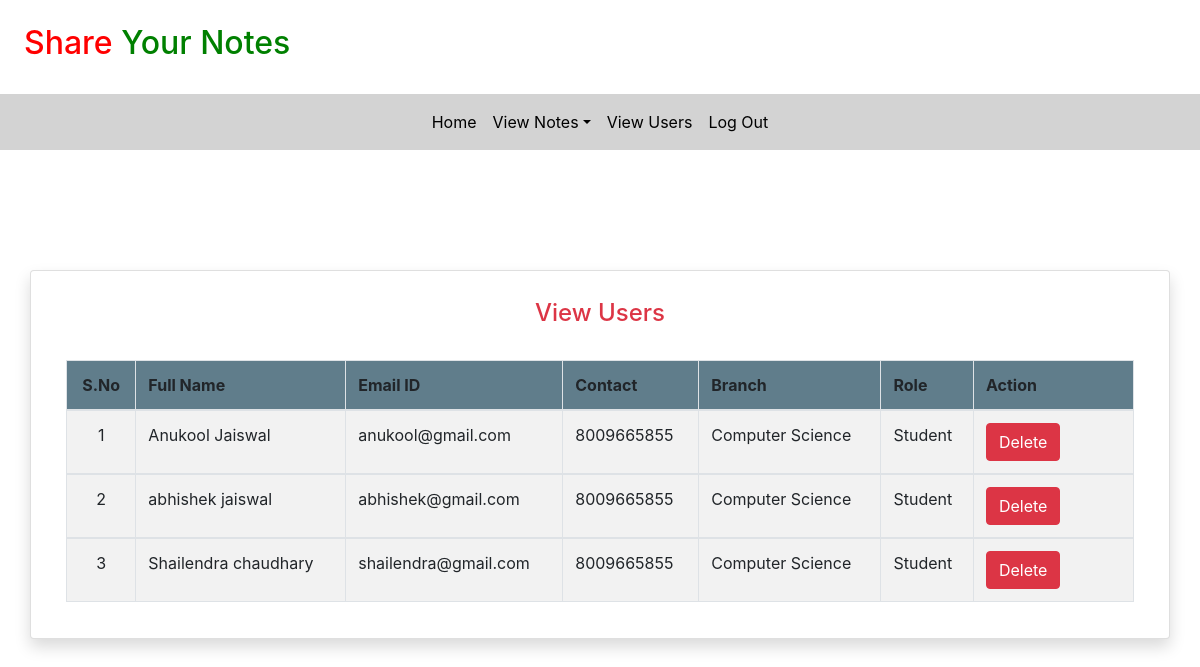
The app's page /view_users (signed in) with its own data.
### notes/models.py (models this page shows, shortened)
class Signup(models.Model):
    user = models.ForeignKey(User,on_delete=models.CASCADE)
    contact = models.CharField(max_length=10)
    branch = models.CharField(max_length=30);
    role = models.CharField(max_length=15)

### notes/views.py (the view)
# urls.py: path('view_users', view_users,name='view_users'),
def view_users(request):
    if not request.user.is_authenticated:
        return redirect('login_admin')
    users = Signup.objects.all()
    d = {'users':users}
    return render(request,'view_users.html',d)

### notes/templates/view_users.html (shortened to what this page needs)
{% extends 'admin_nav.html'%}
{% load static %}
{% block body %}
<div class="container card shadow mt-5">
	<div class="card-body">
            <h4 class="text-center text-danger">View Users</h4>
			<br>
			<table id="example" class="table table-striped table-bordered" style="width:100%">
				<thead style="background-color : #607d8b;">
					<tr>
                        <th class="text-center">S.No</th>
                        <th class="d-none d-sm-table-cell">Full Name</th>
                        <th class="d-none d-sm-table-cell">Email ID</th>
                        <th class="d-none d-sm-table-cell">Contact</th>
                        <th class="d-none d-sm-table-cell">Branch</th>
                        <th class="d-none d-sm-table-cell">Role</th>
                        <th class="d-none d-sm-table-cell" style="width: 15%;">Action</th>
					</tr>
				</thead>
				{% for i in users %}
				<tbody>
				 <tr>
                     <td class="text-center">{{forloop.counter}}</td>
                     <td class="font-w600">{{i.user.first_name}} {{i.user.last_name}}</td>
                     <td class="font-w600">{{i.user.username}}</td>
                     <td class="font-w600">{{i.contact}}</td>
                     <td class="font-w600">{{i.branch}}</td>
                     <td class="font-w600">{{i.role}}</td>
                     <td class="font-w600"><a href="{% url 'delete_users' i.user.id %}" class="btn btn-danger" onclick="return confirm('Are your sure to Delete ?')">Delete</a></td>
                 </tr>
				{% endfor %}
				</tbody>
	</table>
</div>
</div>
{% endblock %}

### notes/templates/admin_nav.html (shortened to what this page needs)
<!DOCTYPE html>
<html lang="en">
<head>
  {% load static %}
  <link rel="stylesheet" href="https://maxcdn.bootstrapcdn.com/bootstrap/4.3.1/css/bootstrap.min.css">
  <link rel="stylesheet" href="https://use.fontawesome.com/releases/v5.6.3/css/all.css">
   <link rel="stylesheet" href="{% static 'css/mystyle1.css' %}">
</head>
<body>
<h2 style="padding:2%"> <span style="color:red">Share</span> <span style="color:green">Your Notes</span></h2>
<nav class="navbar navbar-expand-sm justify-content-center" style="background-color : lightgrey">
  <ul class="navbar-nav">
    <li class="navbar-item">
      <a class="nav-link" href="{% url 'admin_home' %} ">Home</a>
    </li>
      <li class="nav-item dropdown">
      <a class="nav-link dropdown-toggle" href="# " data-toggle="dropdown">View Notes</a>
      </li>
    <li class="navbar-item">
      <a class="nav-link" href="{% url 'view_users' %}">View Users</a>
    </li>
    <li class="navbar-item">
      <a class="nav-link" href="{% url 'Logout' %}">Log Out</a>
    </li>
  </ul>
</nav>
</body>
</html>
{% block body %}
{% endblock %}

### notes/static/css/mystyle1.css (style rules this page uses)
.nav-link { color : black }

### records on screen
Signup: user.first_name "Anukool", user.last_name "Jaiswal", user.username "anukool@gmail.com", contact "8009665855", branch "Computer Science", role "Student"
Signup: user.first_name "abhishek", user.last_name "jaiswal", user.username "abhishek@gmail.com", contact "8009665855", branch "Computer Science", role "Student"
Signup: user.first_name "Shailendra", user.last_name "chaudhary", user.username "shailendra@gmail.com", contact "8009665855", branch "Computer Science", role "Student"
